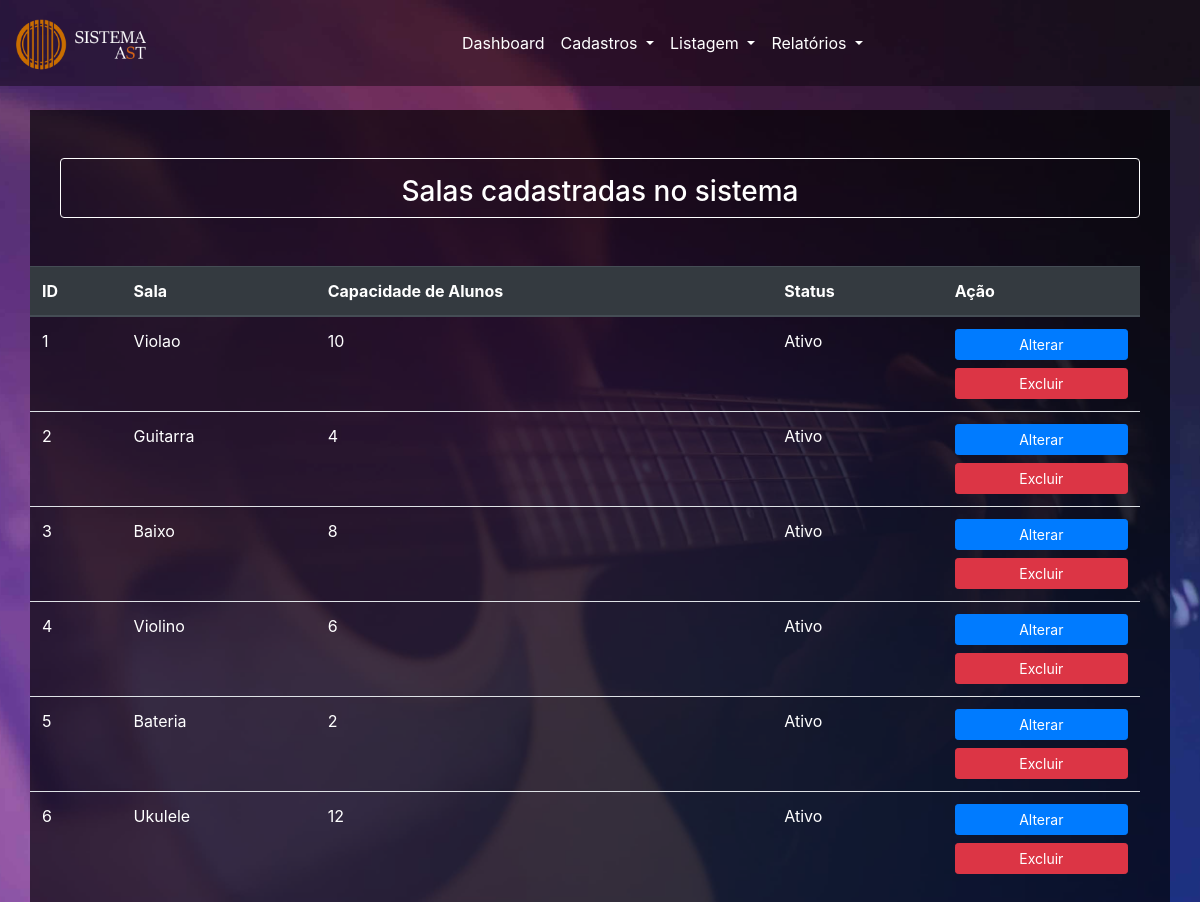
The page /listagemSala.php on the database its author committed.
### tables this page shows
CREATE TABLE `sala` (
  `id` int(11) NOT NULL,
  `numeroSala` int(100) NOT NULL,
  `qtdAluno` int(255) NOT NULL,
  `status` tinyint(1) NOT NULL DEFAULT '1'
);

### funcoes.php (called while the page is built, shortened)
<?php
function listaSalas($numeroSala){
    $sala = array("Violao", "Guitarra", "Baixo" , "Violino", "Bateria", "Ukulele");
    return $sala[$numeroSala - 1];
}

### listagemSala.php (the view, shortened to what this page needs)
<?php
require("funcoes.php");
$sql = "select * from sala";
$resultado = mysqli_query($conexao, $sql);
?>
<!DOCTYPE html>
<html lang="en">
<head>
    <link rel="stylesheet" href="https://stackpath.bootstrapcdn.com/bootstrap/4.3.1/css/bootstrap.min.css"
>
</head>
<body style="background: url(Imagens/Background.jpg) no-repeat center center fixed; background-size: cover;">
<?php include("nav-bar.php"); ?>
    <div class="container" style="background-color: rgba(0, 0, 0, 0.66); color: white">
        <div class="container" ><br><br>
            <div class="text-center border border-white rounded"><h3 class="pt-3">Salas cadastradas no sistema</h3>
             </div><br><br>
        </div>
        <div class="table-responsive row">
            <table class="table table-striped">
                <thead class="thead-dark">
                    <tr>
                        <th scope="col">ID</th>
                        <th scope="col">Sala</th>
                        <th scope="col">Capacidade de Alunos </th>
                        <th scope="col">Status</th>
                        <th scope="col">Ação</th>
                    </tr>
                </thead>
                <tbody style= "color: white">
                    <?php
                    if(mysqli_num_rows($resultado) > 0){
                        while($linhas = mysqli_fetch_assoc($resultado)){ ?>
                            <tr>
                                <td>  <?php echo $linhas['id']; $id = $linhas['id'] ?>  </td>
                                <td>  <?php echo listaSalas($linhas['numeroSala'], 1)?>  </td>
                                <td>  <?php echo $linhas['qtdAluno']?>  </td>
                                <td>  <?php if($linhas['status'] == 1){echo "Ativo";}else{echo "Inativo";}?>  </td>
                                <td>
                                <?php
                                    $linkAlterar = "<a class='btn btn-primary btn-sm btn-block' href='alterarSala.php?id={$id}'>Alterar</a>";
                                    echo "{$linkAlterar}";
                                    $linkExcluir = "<a class='btn btn-danger btn-sm btn-block' href='excluirSala.php?id={$id}'  onclick='solicitaExclusao()'>Excluir</a>";
                                    echo "{$linkExcluir}";
                                ?>
                                </td>
                            </tr>
                    <?php }} else {echo "Nenhum registro encontrado";}  ?>
                </tbody>
            </table>
        </div>
    </div>
</body>
</html>

### nav-bar.php (shortened to what this page needs)
<nav class="navbar navbar-expand-lg navbar-light" style="background-color:rgba(0, 0, 0, 0.40) ">
                <a class="navbar-brand" href="#" style="color:white;"><img src="Imagens/logo3.png" width="130" height="60"  alt="logo"></a>
                <div class="collapse navbar-collapse" id="navbarSupportedContent" style="padding-left:25%">
                  <ul class="navbar-nav mr-auto text-center ">
                    <li class="nav-item">
                      <a class="nav-link" href="dashboard/index.php" style="color: white;">Dashboard</a>
                    </li>
                       <li class="nav-item dropdown" >
                      <a class="nav-link dropdown-toggle" href="#" id="navbarDropdown" role="button" data-toggle="dropdown" aria-haspopup="true" aria-expanded="false" style="color: white">
                        Cadastros
                      </a>
                    </li>
                      <li class="nav-item dropdown">
                      <a class="nav-link dropdown-toggle" href="#" id="navbarDropdown" role="button" data-toggle="dropdown" aria-haspopup="true" aria-expanded="false" style="color: white">
                        Listagem
                      </a>
                    </li>
                    <li class="nav-item dropdown">
                      <a class="nav-link dropdown-toggle" href="#" id="navbarDropdown" role="button" data-toggle="dropdown" aria-haspopup="true" aria-expanded="false" style="color: white">
                        Relatórios
                      </a>
                    </li>
                  </ul>
                </div>
              </nav>
            <div><br></div>

### rows shown on the page
sala: id "1", listaSalas($linhas['numeroSala'], 1) "Violao", qtdAluno "10", status "Ativo"
sala: id "2", listaSalas($linhas['numeroSala'], 1) "Guitarra", qtdAluno "4", status "Ativo"
sala: id "3", listaSalas($linhas['numeroSala'], 1) "Baixo", qtdAluno "8", status "Ativo"
sala: id "4", listaSalas($linhas['numeroSala'], 1) "Violino", qtdAluno "6", status "Ativo"
sala: id "5", listaSalas($linhas['numeroSala'], 1) "Bateria", qtdAluno "2", status "Ativo"
sala: id "6", listaSalas($linhas['numeroSala'], 1) "Ukulele", qtdAluno "12", status "Ativo"
